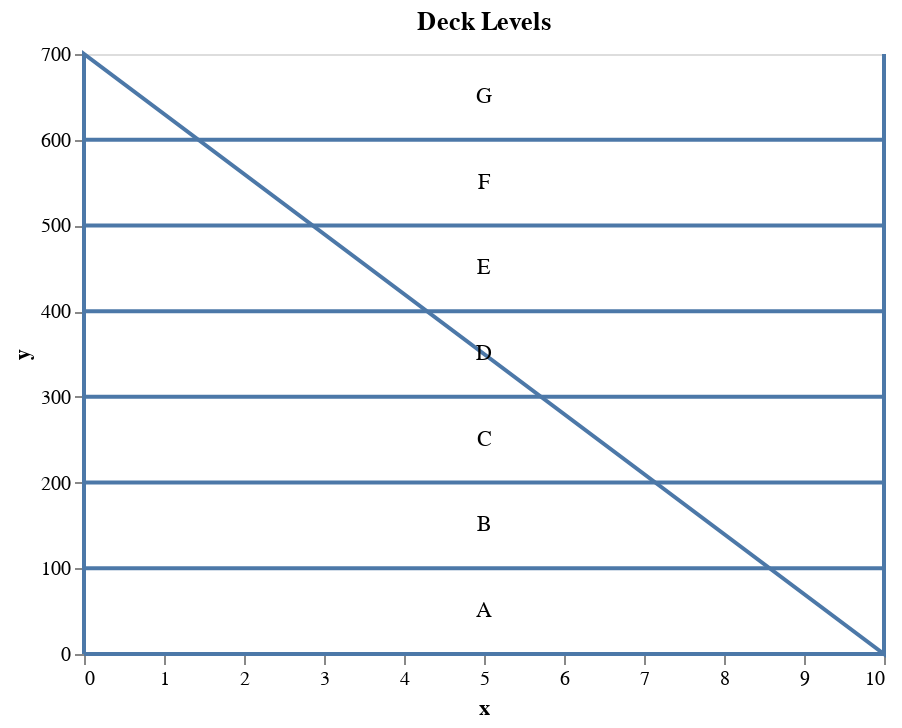

Source (notebook cell):
### Code cell
import pandas as pd
import altair as alt

deck_legend_frame = pd.DataFrame({"x" : [0, 0, 10, 10, 0],
                                "y" : [700, 0, 0, 700, 700]})

deck_legend_outline = alt.Chart(deck_legend_frame).mark_line().encode(
    alt.X('x:Q'),
    alt.Y('y:Q')).properties(
    title = "Deck Levels")
   
legend_labels = pd.DataFrame({"x" : [5, 5, 5, 5, 5, 5, 5],
                            "y" : [50, 150, 250, 350, 450, 550, 650],
                            "label" : ["A", "B", "C", "D", "E", "F", "G"]})

points = alt.Chart(legend_labels).mark_point(size=0).encode(
    alt.X('x:Q', scale=alt.Scale(domain = [0,10])),
    alt.Y('y:Q', scale=alt.Scale(domain = [0,700]))
)
        
text = points.mark_text(
    align='center',
    baseline='middle',
).encode(
    text='label'
)    
    
deck_levels = []

for i in range(0, 7):
    level = pd.DataFrame({"x" : [0, 10],
                          "y" : [(100*i), (100*i)]})
    deck_levels.append(level)
    
deck_level_A = alt.Chart(deck_levels[0]).mark_line().encode(
    alt.X('x:Q'),
    alt.Y('y:Q')
)

deck_level_B = alt.Chart(deck_levels[1]).mark_line().encode(
    alt.X('x:Q'),
    alt.Y('y:Q')
)

deck_level_C = alt.Chart(deck_levels[2]).mark_line().encode(
    alt.X('x:Q'),
    alt.Y('y:Q')
)

deck_level_D = alt.Chart(deck_levels[3]).mark_line().encode(
    alt.X('x:Q'),
    alt.Y('y:Q')
)

deck_level_E = alt.Chart(deck_levels[4]).mark_line().encode(
    alt.X('x:Q'),
    alt.Y('y:Q')
)

deck_level_F = alt.Chart(deck_levels[5]).mark_line().encode(
    alt.X('x:Q'),
    alt.Y('y:Q')
)

deck_level_G = alt.Chart(deck_levels[6]).mark_line().encode(
    alt.X('x:Q'),
    alt.Y('y:Q')
)

deck_legend = (deck_legend_outline + deck_level_A + deck_level_B + deck_level_C + deck_level_D + \
                deck_level_E + deck_level_F + deck_level_G + points + text).configure_axis(grid=False)
deck_legend

### Figure 1 — Vega-Lite specification as saved in the notebook (floating-point values rounded to 4 significant figures)
{"$schema": "https://vega.github.io/schema/vega-lite/v3.4.0.json", "config": {"axis": {"grid": false}, "mark": {"tooltip": null}, "view": {"height": 300, "width": 400}}, "datasets": {"data-22e405b9ddc1a10741378686efa0e538": [{"x": 0, "y": 400}, {"x": 10, "y": 400}], "data-49179778b9e7bab8f3e1e60cfa58218c": [{"label": "A", "x": 5, "y": 50}, {"label": "B", "x": 5, "y": 150}, {"label": "C", "x": 5, "y": 250}, {"label": "D", "x": 5, "y": 350}, {"label": "E", "x": 5, "y": 450}, {"label": "F", "x": 5, "y": 550}, {"label": "G", "x": 5, "y": 650}], "data-49684b1590286a69d6a38ffac79f9844": [{"x": 0, "y": 200}, {"x": 10, "y": 200}], "data-5db58c9de08bf12d64a58b46616dd728": [{"x": 0, "y": 700}, {"x": 0, "y": 0}, {"x": 10, "y": 0}, {"x": 10, "y": 700}, {"x": 0, "y": 700}], "data-749e47bccae11bb1b848c289ab72eddb": [{"x": 0, "y": 0}, {"x": 10, "y": 0}], "data-916da849c5d7783a18279c31d9b1ead4": [{"x": 0, "y": 600}, {"x": 10, "y": 600}], "data-c31a44100e2a5cfd538e7aac4bc67431": [{"x": 0, "y": 100}, {"x": 10, "y": 100}], "data-e0c21345b6a350d36ca5f32b4822ce4b": [{"x": 0, "y": 300}, {"x": 10, "y": 300}], "data-e8edef1de15d3f2d39558f2074802014": [{"x": 0, "y": 500}, {"x": 10, "y": 500}]}, "layer": [{"data": {"name": "data-5db58c9de08bf12d64a58b46616dd728"}, "encoding": {"x": {"field": "x", "type": "quantitative"}, "y": {"field": "y", "type": "quantitative"}}, "mark": "line", "title": "Deck Levels"}, {"data": {"name": "data-749e47bccae11bb1b848c289ab72eddb"}, "encoding": {"x": {"field": "x", "type": "quantitative"}, "y": {"field": "y", "type": "quantitative"}}, "mark": "line"}, {"data": {"name": "data-c31a44100e2a5cfd538e7aac4bc67431"}, "encoding": {"x": {"field": "x", "type": "quantitative"}, "y": {"field": "y", "type": "quantitative"}}, "mark": "line"}, {"data": {"name": "data-49684b1590286a69d6a38ffac79f9844"}, "encoding": {"x": {"field": "x", "type": "quantitative"}, "y": {"field": "y", "type": "quantitative"}}, "mark": "line"}, {"data": {"name": "data-e0c21345b6a350d36ca5f32b4822ce4b"}, "encoding": {"x": {"field": "x", "type": "quantitative"}, "y": {"field": "y", "type": "quantitative"}}, "mark": "line"}, {"data": {"name": "data-22e405b9ddc1a10741378686efa0e538"}, "encoding": {"x": {"field": "x", "type": "quantitative"}, "y": {"field": "y", "type": "quantitative"}}, "mark": "line"}, {"data": {"name": "data-e8edef1de15d3f2d39558f2074802014"}, "encoding": {"x": {"field": "x", "type": "quantitative"}, "y": {"field": "y", "type": "quantitative"}}, "mark": "line"}, {"data": {"name": "data-916da849c5d7783a18279c31d9b1ead4"}, "encoding": {"x": {"field": "x", "type": "quantitative"}, "y": {"field": "y", "type": "quantitative"}}, "mark": "line"}, {"data": {"name": "data-49179778b9e7bab8f3e1e60cfa58218c"}, "encoding": {"x": {"field": "x", "scale": {"domain": [0, 10]}, "type": "quantitative"}, "y": {"field": "y", "scale": {"domain": [0, 700]}, "type": "quantitative"}}, "mark": {"size": 0, "type": "point"}}, {"data": {"name": "data-49179778b9e7bab8f3e1e60cfa58218c"}, "encoding": {"text": {"field": "label", "type": "nominal"}, "x": {"field": "x", "scale": {"domain": [0, 10]}, "type": "quantitative"}, "y": {"field": "y", "scale": {"domain": [0, 700]}, "type": "quantitative"}}, "mark": {"align": "center", "baseline": "middle", "type": "text"}}]}
